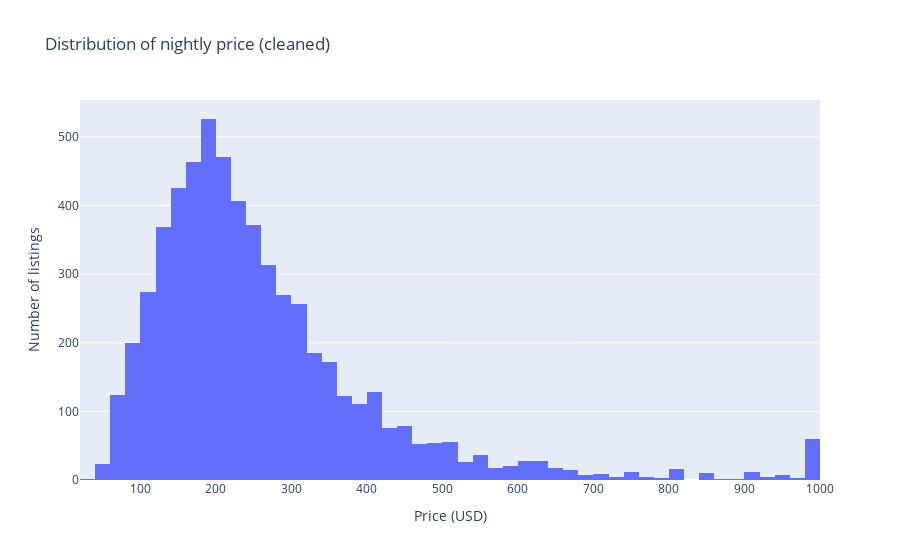

The code cell stored with this chart in its notebook:
### Markdown cell above
## Additional Plot 1 – Price distribution

We first inspect how prices are distributed across listings.
This helps us detect skewness and extreme outliers.

### Code cell
fig = px.histogram(
    listings_feat,
    x="price_clean",
    nbins=50,
    title="Distribution of nightly price (cleaned)"
)
fig.update_layout(xaxis_title="Price (USD)", yaxis_title="Number of listings")
fig.show()

### Figure 1 — Plotly figure (JSON) as saved in the notebook; plotly's stock layout.template omitted (floating-point values rounded to 4 significant figures; data arrays with more than 128 entries replaced by an {"elided": "..."} marker saying what was removed)
{"data": [{"bingroup": "x", "hovertemplate": "price_clean=%{x}<br>count=%{y}<extra></extra>", "legendgroup": "", "marker": {"color": "#636efa", "pattern": {"shape": ""}}, "name": "", "nbinsx": 50, "orientation": "v", "showlegend": false, "type": "histogram", "x": {"elided": "10480 float values"}, "xaxis": "x", "yaxis": "y"}], "layout": {"barmode": "relative", "legend": {"tracegroupgap": 0}, "title": {"text": "Distribution of nightly price (cleaned)"}, "xaxis": {"anchor": "y", "domain": [0, 1], "title": {"text": "Price (USD)"}}, "yaxis": {"anchor": "x", "domain": [0, 1], "title": {"text": "Number of listings"}}}}
